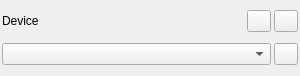
<?xml version="1.0" encoding="UTF-8"?>
<ui version="4.0">
 <class>SamplingDeviceControl</class>
 <widget class="QWidget" name="SamplingDeviceControl">
  <property name="geometry">
   <rect>
    <x>0</x>
    <y>0</y>
    <width>300</width>
    <height>76</height>
   </rect>
  </property>
  <property name="minimumSize">
   <size>
    <width>300</width>
    <height>76</height>
   </size>
  </property>
  <property name="maximumSize">
   <size>
    <width>16777215</width>
    <height>16777215</height>
   </size>
  </property>
  <property name="font">
   <font>
    <family>Liberation Sans</family>
    <pointsize>9</pointsize>
   </font>
  </property>
  <property name="windowTitle">
   <string>Title &amp; Color</string>
  </property>
  <layout class="QVBoxLayout" name="verticalLayout">
   <property name="spacing">
    <number>3</number>
   </property>
   <property name="leftMargin">
    <number>2</number>
   </property>
   <property name="topMargin">
    <number>2</number>
   </property>
   <property name="rightMargin">
    <number>2</number>
   </property>
   <property name="bottomMargin">
    <number>2</number>
   </property>
   <item>
    <layout class="QHBoxLayout" name="deviceSelectLayout">
     <item>
      <widget class="QLabel" name="deviceSelectedText">
       <property name="text">
        <string>Device</string>
       </property>
      </widget>
     </item>
     <item>
      <widget class="QPushButton" name="deviceChange">
       <property name="minimumSize">
        <size>
         <width>24</width>
         <height>0</height>
        </size>
       </property>
       <property name="maximumSize">
        <size>
         <width>24</width>
         <height>16777215</height>
        </size>
       </property>
       <property name="toolTip">
        <string>Change sampling device</string>
       </property>
       <property name="text">
        <string/>
       </property>
       <property name="icon">
        <iconset resource="../resources/res.qrc">
         <normaloff>:/choose.png</normaloff>:/choose.png</iconset>
       </property>
      </widget>
     </item>
     <item>
      <widget class="QPushButton" name="deviceReload">
       <property name="maximumSize">
        <size>
         <width>24</width>
         <height>16777215</height>
        </size>
       </property>
       <property name="toolTip">
        <string>Reload sampling device</string>
       </property>
       <property name="text">
        <string/>
       </property>
       <property name="icon">
        <iconset resource="../resources/res.qrc">
         <normaloff>:/recycle.png</normaloff>:/recycle.png</iconset>
       </property>
      </widget>
     </item>
    </layout>
   </item>
   <item>
    <layout class="QHBoxLayout" name="horizontalLayout">
     <item>
      <widget class="QComboBox" name="channelSelect">
       <property name="toolTip">
        <string>Select channel plugin</string>
       </property>
      </widget>
     </item>
     <item>
      <widget class="QPushButton" name="addChannel">
       <property name="minimumSize">
        <size>
         <width>24</width>
         <height>0</height>
        </size>
       </property>
       <property name="maximumSize">
        <size>
         <width>24</width>
         <height>16777215</height>
        </size>
       </property>
       <property name="toolTip">
        <string>Add a new channel</string>
       </property>
       <property name="text">
        <string/>
       </property>
       <property name="icon">
        <iconset resource="../resources/res.qrc">
         <normaloff>:/plusw.png</normaloff>:/plusw.png</iconset>
       </property>
      </widget>
     </item>
    </layout>
   </item>
  </layout>
 </widget>
 <resources>
  <include location="../resources/res.qrc"/>
 </resources>
 <connections/>
</ui>
